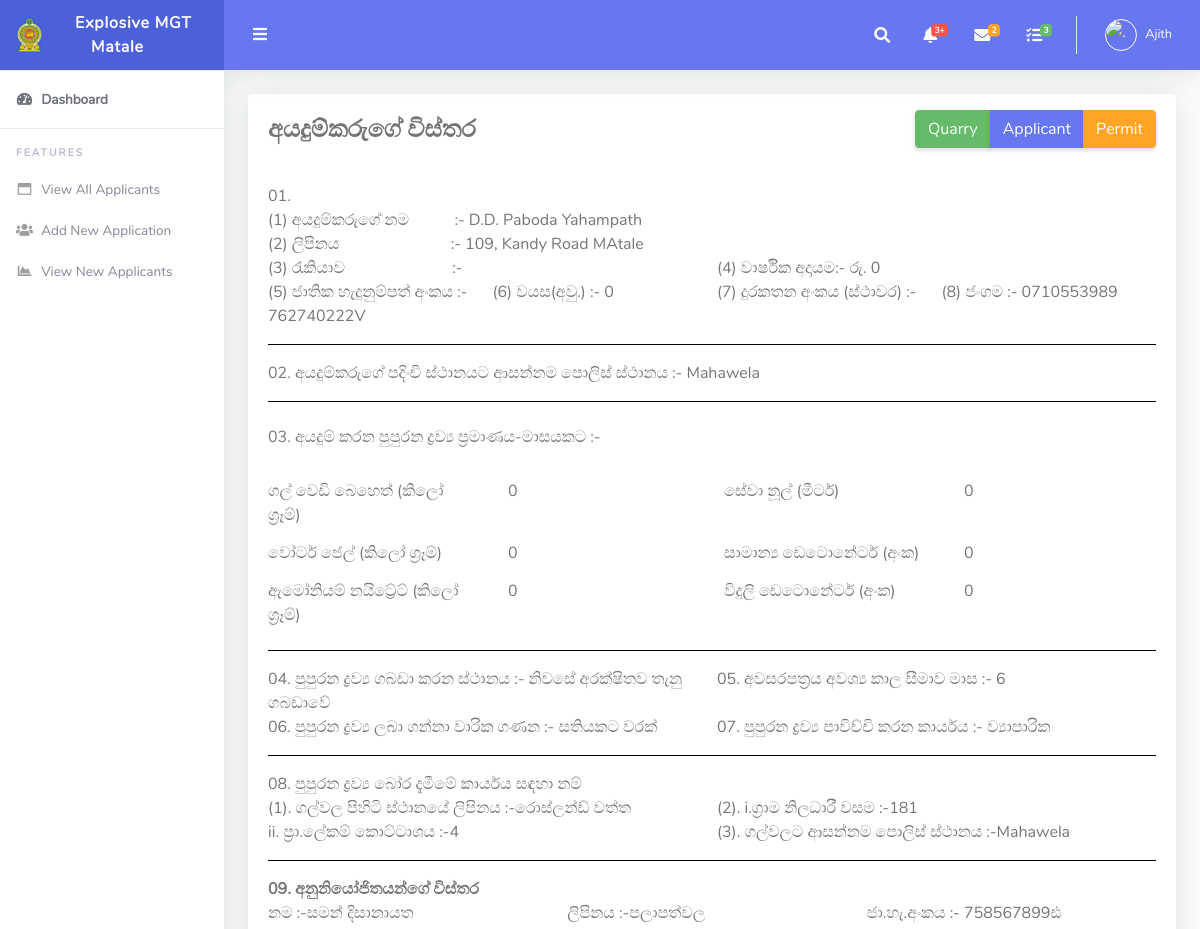
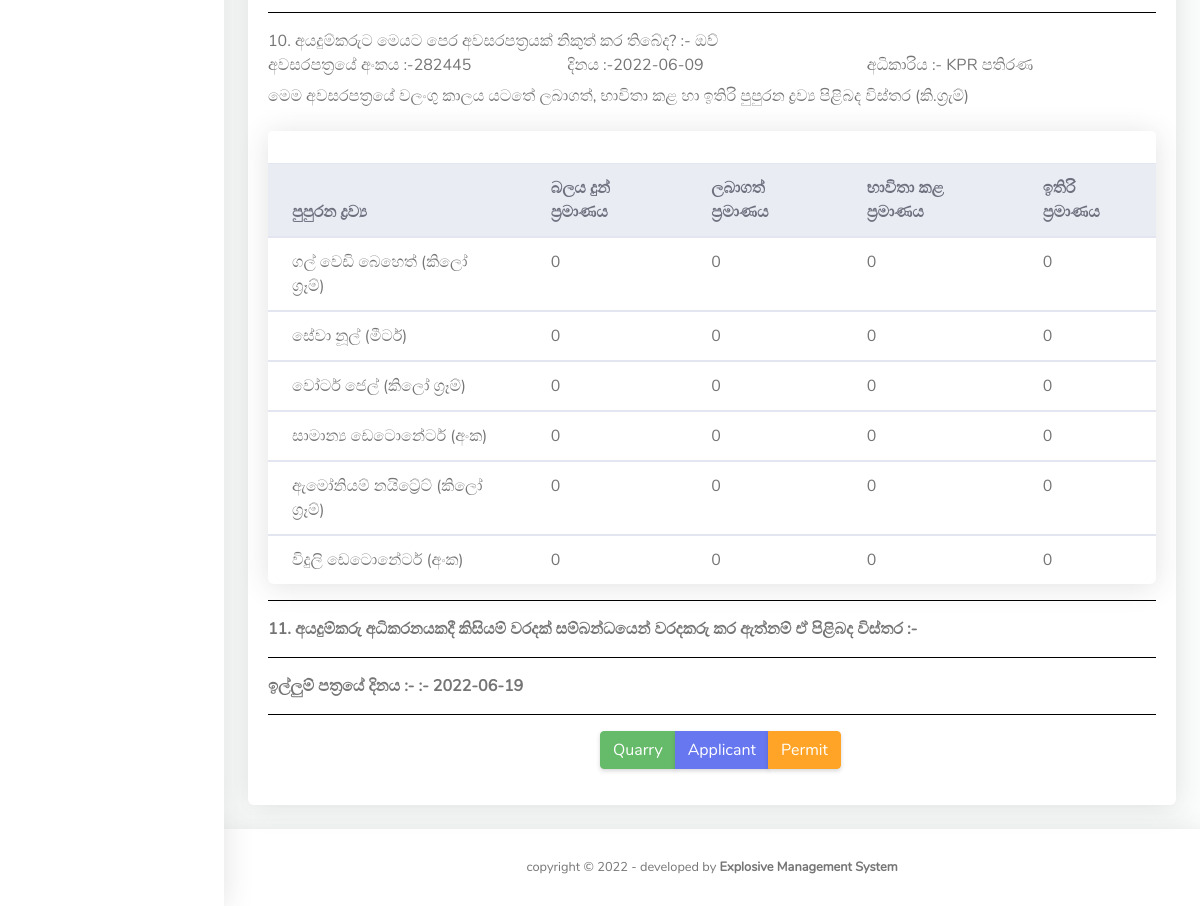
Screenshot of /users/clerk/aplicant_view.php?id=83&pid=96 (signed in) with the database file from the repository (2 pictures, top to bottom).
### tables this page shows
CREATE TABLE `users` (
  `id` int(11) NOT NULL,
  `fname` varchar(255) DEFAULT NULL,
  `lname` varchar(255) DEFAULT NULL,
  `email` varchar(255) DEFAULT NULL,
  `password` varchar(300) DEFAULT NULL,
  `contactno` varchar(11) DEFAULT NULL,
  `role` varchar(50) NOT NULL,
  `file_name` varchar(500) NOT NULL,
  `uploaded_on` date DEFAULT NULL,
  `district` varchar(500) NOT NULL,
  `nic` varchar(20) DEFAULT NULL
);

CREATE TABLE `applicant` (
  `id` int(11) NOT NULL,
  `nic` varchar(15) NOT NULL,
  `fullname` varchar(75) NOT NULL,
  `addres` varchar(150) NOT NULL,
  `disignation` varchar(75) NOT NULL,
  `anualIncome` decimal(10,0) NOT NULL,
  `age` int(11) DEFAULT NULL,
  `police` varchar(25) NOT NULL,
  `date` timestamp NOT NULL DEFAULT current_timestamp() ON UPDATE current_timestamp(),
  `mobile1` varchar(10) DEFAULT NULL,
  `mobile2` varchar(10) DEFAULT NULL,
  `district` varchar(50) NOT NULL
);

CREATE TABLE `explosive` (
  `expid` int(11) NOT NULL,
  `perid` int(11) DEFAULT NULL,
  `expname` varchar(50) NOT NULL,
  `reqty` decimal(11,0) DEFAULT NULL,
  `authqty` decimal(11,0) DEFAULT NULL,
  `ga_authqty` int(11) NOT NULL,
  `udate` timestamp NOT NULL DEFAULT current_timestamp() ON UPDATE current_timestamp(),
  `aplicant_id` int(11) NOT NULL,
  `district` varchar(50) NOT NULL
);

CREATE TABLE `permit` (
  `perid` int(11) NOT NULL,
  `nic` varchar(15) NOT NULL,
  `pstore` varchar(100) NOT NULL,
  `permitdu` varchar(50) DEFAULT NULL,
  `Premiums` varchar(50) DEFAULT NULL,
  `task` varchar(40) NOT NULL,
  `quarryad` varchar(100) NOT NULL,
  `gnd` varchar(25) NOT NULL,
  `ds` varchar(25) NOT NULL,
  `police` varchar(25) NOT NULL,
  `offence` varchar(200) NOT NULL,
  `appdate` date NOT NULL,
  `stdate` timestamp NOT NULL DEFAULT current_timestamp() COMMENT 'saved date',
  `isread_exp` int(11) NOT NULL DEFAULT 0,
  `isread_ga` int(11) NOT NULL DEFAULT 0,
  `isread_ministry` int(11) NOT NULL DEFAULT 0,
  `expOffApprove` int(11) DEFAULT 0 COMMENT '0- new, 1- Approve, 2- not approve',
  `gaApprove` int(11) DEFAULT 0,
  `ministryApprove` int(11) DEFAULT 0,
  `stat` varchar(50) NOT NULL COMMENT 'Exp Off,GA, Ministry',
  `aplicant_id` int(11) DEFAULT NULL,
  `expno` varchar(25) NOT NULL,
  `price` int(50) NOT NULL,
  `oldrequest` varchar(10) NOT NULL,
  `oldreq_no` varchar(15) NOT NULL,
  `police_approve` varchar(10) NOT NULL,
  `old_coppies` varchar(10) NOT NULL,
  `stock_premiums` varchar(10) NOT NULL,
  `rules` varchar(300) NOT NULL,
  `other_facts` varchar(300) NOT NULL,
  `monthly_product` varchar(50) NOT NULL,
  `my_stat` varchar(10) NOT NULL,
  `c_approval_no` varchar(50) NOT NULL,
  `c_approval_date` date DEFAULT NULL,
  `quarryid` int(10) NOT NULL,
  `district` varchar(50) NOT NULL,
  `qtpremiums` varchar(50) NOT NULL,
  `expapp_date` date DEFAULT NULL,
  `min_file_no` varchar(25) NOT NULL
);

CREATE TABLE `agent` (
  `agid` int(11) NOT NULL,
  `perid` int(11) DEFAULT NULL,
  `agname` varchar(25) NOT NULL,
  `agadd` varchar(35) NOT NULL,
  `adnic` varchar(15) NOT NULL,
  `aplicant_id` int(11) NOT NULL,
  `district` varchar(50) NOT NULL
);

CREATE TABLE `oldpermit` (
  `id` int(11) NOT NULL,
  `perid` int(11) DEFAULT NULL,
  `nic` int(10) DEFAULT NULL,
  `oldpermit` varchar(5) NOT NULL,
  `lauthority` varchar(10) NOT NULL,
  `pno` varchar(50) NOT NULL,
  `pdate` date DEFAULT NULL,
  `expname` varchar(50) DEFAULT NULL,
  `authqty` decimal(11,0) DEFAULT NULL,
  `reqty` decimal(11,0) DEFAULT NULL,
  `usedqty` decimal(11,0) DEFAULT NULL,
  `remqty` decimal(11,0) DEFAULT NULL,
  `aplicant_id` int(11) NOT NULL,
  `district` varchar(50) NOT NULL
);

### users/clerk/aplicant_view.php (the view, shortened to what the rows shown need)
<?php
require_once('../../include/config.php');
$id = $_GET['id'];
$pid = $_GET['pid'];
$q = $conn->query("SELECT * from applicant WHERE id = $id");
if($q !== false && $q->num_rows > 0){
while($row=$q->fetch_assoc()){
$name=$row['fullname'];
$add=$row['addres'];
$job=$row['disignation'];
$add=$row['addres'];
$anualIncome=$row['anualIncome'];
$age=$row['age'];
$police=$row['police'];
$mobile1=$row['mobile1'];
$mobile2=$row['mobile2'];
$nic=$row['nic'];
}
}
$q1 = $conn->query("SELECT * from permit WHERE perid = $pid");
if($q1 !== false && $q1->num_rows > 0){
while($row=$q1->fetch_assoc()){
$pstore=$row['pstore'];
$permitdu=$row['permitdu'];
$Premiums=$row['Premiums'];
$task=$row['task'];
$quarryad=$row['quarryad'];
$gnd=$row['gnd'];
$ds=$row['ds'];
$appdate=$row['appdate'];
}
}
$q1 = $conn->query("SELECT * from agent WHERE perid = $pid");
if($q1 !== false && $q1->num_rows > 0){
while($row=$q1->fetch_assoc()){
$agname=$row['agname'];
$agadd=$row['agadd'];
$adnic=$row['adnic'];
}
}
$queryb = $conn->query("SELECT * from oldpermit WHERE perid=$pid");
if($queryb !== false && $queryb->num_rows > 0){
while($row=$queryb->fetch_assoc()){
$oldpermit=$row["oldpermit"];
$lauthority=$row["lauthority"];
$pno=$row["pno"];
$pdate=$row["pdate"];
}
}
?>
<!DOCTYPE html>
<html lang="en">
<head>
  <link href="../../assets/vendor/fontawesome-free/css/all.min.css" rel="stylesheet" type="text/css">
  <link href="../../assets/vendor/bootstrap/css/bootstrap.min.css" rel="stylesheet" type="text/css">
  <link href="../../assets/css/ruang-admin.min.css" rel="stylesheet">
</head>
<body id="page-top">
  <div id="wrapper">
     <?php
   include 'include/sidebar.php';
   ?>
    <div id="content-wrapper" class="d-flex flex-column">
      <div id="content">
    <?php
		include 'include/header.php';
		?>
        <div class="container-fluid" id="container-wrapper">
              <div class="card mb-4">
                <div class="card-body">
                <form action="" name="aplicant" method="post" class="signin-form" enctype="multipart/form-data">
				  <div class="form-row">
                      <div class="col-md-12">(1) අයදුම්කරුගේ නම  &nbsp&nbsp&nbsp&nbsp&nbsp&nbsp&nbsp&nbsp&nbsp  :-   <?php echo  $name; ?></div>
                    </div>
					<div class="form-row">
                      <div class="col-md-12">(2) ලිපිනය  &nbsp&nbsp&nbsp&nbsp&nbsp&nbsp&nbsp&nbsp&nbsp&nbsp&nbsp&nbsp&nbsp&nbsp&nbsp&nbsp&nbsp&nbsp&nbsp&nbsp&nbsp&nbsp&nbsp&nbsp&nbsp :-   <?php echo  $add; ?></div>
                    </div>
                   <div class="form-row">
                      <div class="col-md-6">(3) රැකියාව&nbsp&nbsp&nbsp&nbsp&nbsp&nbsp&nbsp&nbsp&nbsp&nbsp&nbsp&nbsp&nbsp&nbsp&nbsp&nbsp&nbsp&nbsp&nbsp&nbsp&nbsp&nbsp&nbsp&nbsp&nbsp :-   <?php echo  $job; ?></div>
                    <div class="col-md-3">(4) වාර්ෂික අදායම:- රු. <?php echo  $anualIncome;?></div>
					</div>
                    <div class="form-row">
                     <div class="col-md-3">(5) ජාතික හැදුනුම්පත් අංකය :- <?php echo  $nic;?></div>
					 <div class="col-md-3">(6) වයස(අවු.) :- <?php echo  $age;?></div>
					 <div class="col-md-3">(7) දුරකතන අංකය (ස්ථාවර) :- <?php echo  $mobile1;?></div>
					 <div class="col-md-3">(8) ජංගම :- <?php echo  $mobile2;?></div>
                    </div>
					<div class="form-row">
                      <div class="col-md-12">02. අයදුම්කරුගේ පදිංචි ස්ථානයට ආසන්නම පොලිස් ස්ථානය :- <?php echo $police; ?></div>
                    </div>
                    <div class='form-group row'>
                    <?php
          $queryc = $conn->query("SELECT * from explosive WHERE perid=$pid");
          if($queryc !== false && $queryc->num_rows > 0){
          while($row=$queryc->fetch_assoc()){
          $expname=$row["expname"];
          $reqty=$row["reqty"];
			    echo	"
                <label for='inputPassword3' class='col-sm-3 col-form-label'>$expname</label>
                <div class='col-sm-3'>
                <label for='inputPassword3' class='col-sm-3 col-form-label'>$reqty</label>
                </div>
					      ";
          }
        }
        ?>
				 </div>
					<div class="form-row">
                      <div class="col-md-6">04. පුපුරන ද්‍රව්‍ය ගබඩා කරන ස්ථානය :-  <?php echo $pstore;?> </div>
                     <div class="col-md-6">05. අවසරපත්‍රය අවශ්‍ය කාල සීමාව මාස :-  <?php echo $permitdu;?> </div>
					</div>
					 <div class="form-row">
                      <div class="col-md-6">06. පුපුරන ද්‍රව්‍ය ලබා ගන්නා වාරික ගණන :-  <?php echo $Premiums;?> </div>
                     <div class="col-md-6">07. පුපුරන ද්‍රව්‍ය  පාවිච්චි  කරන කාර්යය :-  <?php echo $task;?> </div>
					</div>
				  <div class="form-row">
				  <div class="col-md-6">(1). ගල්වල පිහිටි ස්ථානයේ ලිපිනය :-<?php echo $quarryad; ?></div>
				  <div class="col-md-6">(2). i.ග්‍රාම නිලධාරී වසම  :-<?php echo $gnd; ?></div>
				  </div>
				  <div class="form-row">
				  <div class="col-md-6">ii. ප්‍රා.ලේකම් කොට්ටාශය  :-<?php echo $ds; ?></div>
				   <div class="col-md-6">(3). ගල්වලට ආසන්නම පොලිස් ස්ථානය :-<?php echo $police; ?></div>
				  </div>
					<div class="form-row">
				  <div class="col-md-4"> නම :-<?php echo $agname; ?></div>
				   <div class="col-md-4">ලිපිනය :-<?php echo $agadd; ?></div>
				   <div class="col-md-4">ජා.හැ.අංකය :- <?php echo $adnic ?></div>
				  </div>
				<div class="form-row">
				  <div class="col-md-12">10. අයදුම්කරුට මෙයට පෙර අවසරපත්‍රයක් නිකුත් කර තිබේද? :-  <?php echo $oldpermit;?></div>
				  </div>
					<div class="form-row">
				  <div class="col-md-4"> අවසරපත්‍රයේ අංකය :-<?php echo $pno; ?></div>
				   <div class="col-md-4">දිනය :-<?php echo $pdate; ?></div>
				   <div class="col-md-4">අධිකාරිය :- <?php echo $lauthority ?></div>
				  </div>
            <div class="card">
                     <div class="table-responsive">
                       <table class="table align-items-center table-flush">
                         <thead class="thead-light">
                           <tr>
                             <th>පුපුරන ද්‍රව්‍ය</th>
                             <th>බලය දුන් ප්‍රමාණය</th>
                             <th>ලබාගත් ප්‍රමාණය</th>
                             <th>භාවිතා කළ ප්‍රමාණය</th>
                             <th>ඉතිරි ප්‍රමාණය</th>
                           </tr>
                         </thead>
          <?php
          $l = $conn->query("SELECT * from oldpermit WHERE perid=$pid");
          if($l !== false && $l->num_rows > 0){
          while($row=$l->fetch_assoc()){
            $expn=$row["expname"];
            $auth=$row["authqty"];
            $req=$row["reqty"];
            $used=$row["usedqty"];
            $rem=$row["remqty"];
echo " <tbody>
     <tr>
       <td> $expn</a></td>
       <td> $auth</a></td>
       <td> $req</a></td>
       <td> $used</a></td>
       <td> $rem</a></td>
     </tr>
   </tbody>";
}
}
?>
</table>
</div>
</div>
		<div class="form-row">
				  <div class="col-md-12"><b>ඉල්ලුම් පත්‍රයේ දිනය :- :- <?php echo $appdate;?></b></div>
				  </div>
                  </form>
                </div>
              </div>
        </div>
      </div>
    </div>
  </div>
</body>
</html>

### users/clerk/include/sidebar.php (shortened to what the rows shown need)
<?php
  $uid =  $_SESSION["id"] ;
  $k = $conn->query("SELECT * from users  WHERE id = $uid ");
  if($k !== false && $k->num_rows > 0){
  while($row=$k->fetch_assoc()){
  $d=$row["district"];
    }
  }
?>
<ul class="navbar-nav sidebar sidebar-light accordion" id="accordionSidebar">
      <a class="sidebar-brand d-flex align-items-center justify-content-center" href="index.php">
        <marquee behavior="alternate" scrolldelay="400"><div class="sidebar-brand-text mx-3">Explosive MGT <?php echo $d; ?></div></marquee>
      </a>
    </ul>

### users/clerk/include/header.php (shortened to what the rows shown need)
<?php
      $uid =  $_SESSION["id"] ;
 $query5 = $conn->query("SELECT * from users  WHERE id = $uid ");
if($query5 !== false && $query5->num_rows > 0){
  while($row1=$query5->fetch_assoc()){
  $imageURL='../../assets/img/logo/'.$row1["file_name"];
  $role=$row1["fname"];
  }
}
?>
<nav class="navbar navbar-expand navbar-light bg-navbar topbar mb-4 static-top">
          <ul class="navbar-nav ml-auto">
            <li class="nav-item dropdown no-arrow">
              <a class="nav-link dropdown-toggle" href="#" id="userDropdown" role="button" data-toggle="dropdown"
                aria-haspopup="true" aria-expanded="false">
              <?php  echo "<img class='img-profile rounded-circle' id='scream' width='50' height='50'src='$imageURL' alt='.'>"; ?>
                <span class="ml-2 d-none d-lg-inline text-white small"><?php echo $role; ?></span>
              </a>
            </li>
          </ul>
        </nav>

### rows the page displays
users: district "Matale", fname "Ajith"
applicant: fullname "D.D. Paboda Yahampath", addres "109, Kandy Road MAtale", anualIncome "0", nic "762740222V", age "0", mobile2 "0710553989", police "Mahawela"
explosive: expname "ගල් වෙඩි බෙහෙත් (කිලෝ ග්‍රෑම්)", reqty "0"
explosive: expname "සේවා නූල් (මීටර්)", reqty "0"
explosive: expname "වෝටර් ජෙල් (කිලෝ ග්‍රෑම්)", reqty "0"
explosive: expname "සාමාන්‍ය ඩෙටොනේටර් (අංක)", reqty "0"
explosive: expname "ඇමෝනියම් නයිට්‍රේට් (කිලෝ ග්‍රෑම්)", reqty "0"
explosive: expname "විදුලි ඩෙටොනේටර් (අංක)", reqty "0"
permit: pstore "නිවසේ අරක්ෂිතව තැනු ගබඩාවේ", permitdu "6", Premiums "සතියකට වරක්", task "ව්‍යාපාරික", quarryad "රොස්ලන්ඩ් වත්ත", gnd "181", ds "4", appdate "2022-06-19"
agent: agname "සමන් දිසානායත", agadd "පලාපත්වල", adnic "758567899ඪ"
oldpermit: oldpermit "ඔව්", pno "282445", pdate "2022-06-09", lauthority "KPR පතිරණ", expname "විදුලි ඩෙටොනේටර් (අංක)", authqty "0", reqty "0", usedqty "0", remqty "0"
oldpermit: expname "ගල් වෙඩි බෙහෙත් (කිලෝ ග්‍රෑම්)", authqty "0", reqty "0", usedqty "0", remqty "0"
oldpermit: expname "සේවා නූල් (මීටර්)", authqty "0", reqty "0", usedqty "0", remqty "0"
oldpermit: expname "වෝටර් ජෙල් (කිලෝ ග්‍රෑම්)", authqty "0", reqty "0", usedqty "0", remqty "0"
oldpermit: expname "සාමාන්‍ය ඩෙටොනේටර් (අංක)", authqty "0", reqty "0", usedqty "0", remqty "0"
oldpermit: expname "ඇමෝනියම් නයිට්‍රේට් (කිලෝ ග්‍රෑම්)", authqty "0", reqty "0", usedqty "0", remqty "0"
